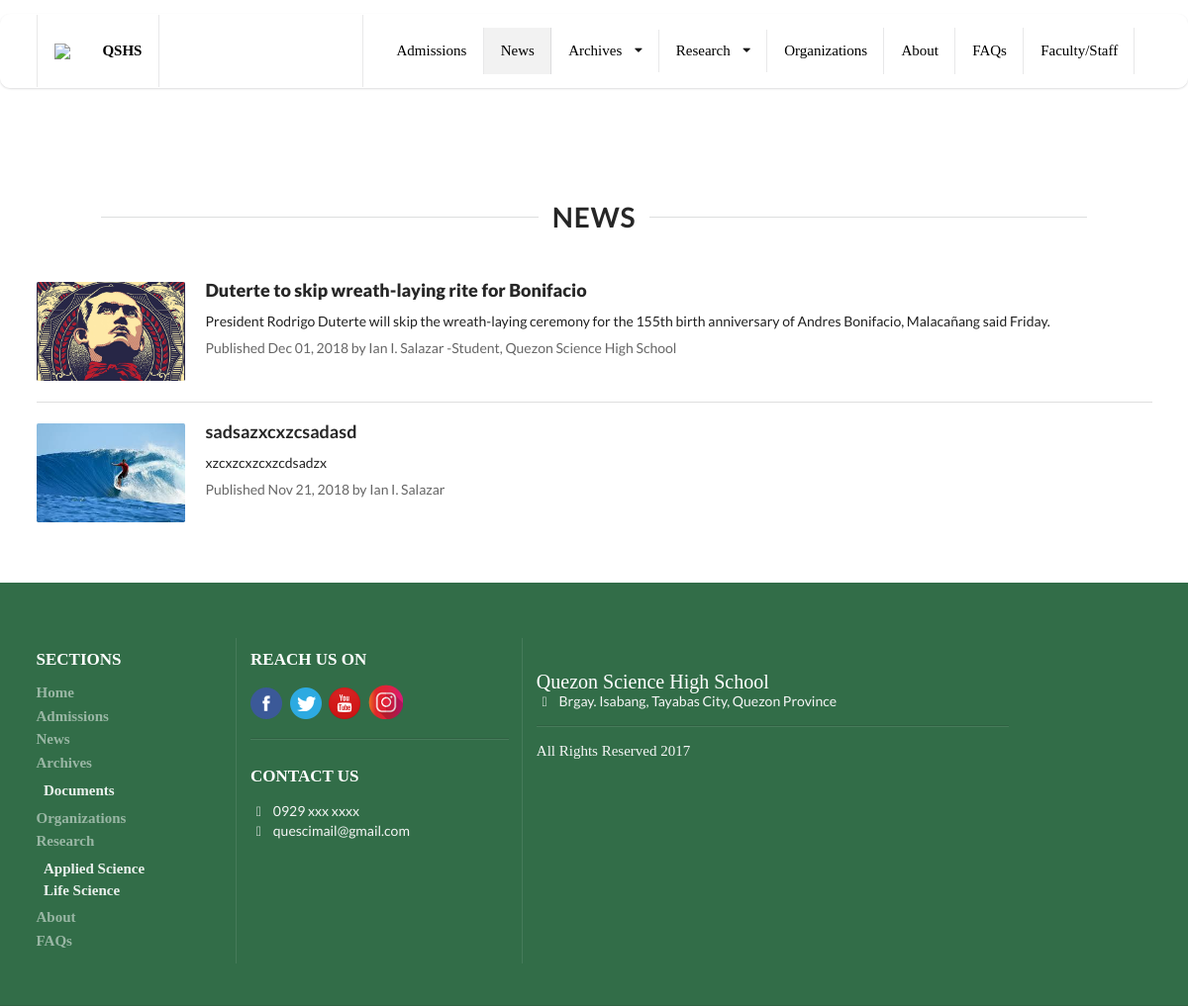
Page /news on the committed database.
### staff/models.py (models this page shows, shortened)
class News(models.Model):
    author = models.CharField(max_length=100, blank=True)
    author_additional_info = models.CharField(max_length=100, blank=True)
    lead_text = models.TextField()
    opening = models.CharField(max_length=10000, blank=True)
    headline = models.CharField(max_length=200)
    headline_image = models.ImageField(upload_to="news_pictures/%Y/%m/%d", blank=True, null=True, validators=[FileExtensionValidator(['png', 'jpeg', 'jpg', 'JPG'])])
    headline = models.TextField()
    headline_image = models.ImageField(upload_to="news_pictures/%Y/%m/%d", blank=True, null=True)
    cover_photo = models.ImageField(upload_to="news_pictures/%Y/%m/%d/cover", blank=True, null=True)
    body_text = models.TextField()
    other_image = models.ImageField(upload_to="news_pictures/%Y/%m/%d", blank=True, null=True)
    other_image_label = models.CharField(max_length=250, blank=True, null=True)
    created_date = models.DateTimeField(default=timezone.now)
    published_date = models.DateTimeField(blank=True, null=True)

### main/views.py (the view)
class NewsView(ListView):
    template_name = 'main/news.html'
    model = News
    context_object_name = "news"
    def get_queryset(self):
        return News.objects.filter(published_date__lte=timezone.now()).order_by('-published_date')

### templates/main/news.html (shortened to what this page needs)
{% extends 'base_2.html' %}
{% block news %}
  active
{% endblock %}
{% block main_content %}
	<div class="news">
	<center>
		<div class="text container">
			<div class="ui horizontal section divider" style="width:83%;"><h1>News</h1></div>
		</div>
	</center>
	<br>
	<div class="ui container">
		<div class="ui relaxed divided items">
      {% if news %}
  			{% for news in news %}
        <div class="item">
          <div class="ui small image">
            <img src="{{ news.headline_image.url }}" alt="">
          </div>
          <div class="content">
            <a href="{% url 'main:news_detail' pk=news.pk %}" class="header">{{ news.headline|safe }}</a>
            <div class="description">
              {{ news.lead_text }}
            </div>
            <div class="meta">
              <p>
                Published {{ news.published_date|date:"M d, Y" }} by
                {% if news.author %}
                {{ news.author }} {% if news.author_additional_info %}-{{ news.author_additional_info }} {% endif %}
                {% else %}
                Anonymous
                {% endif %}
              </p>
            </div>
          </div>
        </div>
        {% endfor %}
      {% else %}
        <div class="ui item">
          <h1 class="warning">No news yet</h1>
        </div>
      {% endif %}
		</div>
		<br><br>
	</div>
	</div>
{% endblock %}

### static/css/index.css (style rules this page uses)
.news { padding-top:5em; }

### rows in the picture
News: headline_image (picture), headline "Duterte to skip wreath-laying rite for Bonifacio", lead_text "President Rodrigo Duterte will skip the wreath-laying ceremony for the 155th birth anniversary of Andres Bonifacio, Malacañang said Friday.", published_date "Dec 01, 2018", author "Ian I. Salazar", author_additional_info "Student, Quezon Science High School"
News: headline_image (picture), headline "sadsazxcxzcsadasd", lead_text "xzcxzcxzcxzcdsadzx", published_date "Nov 21, 2018", author "Ian I. Salazar"
